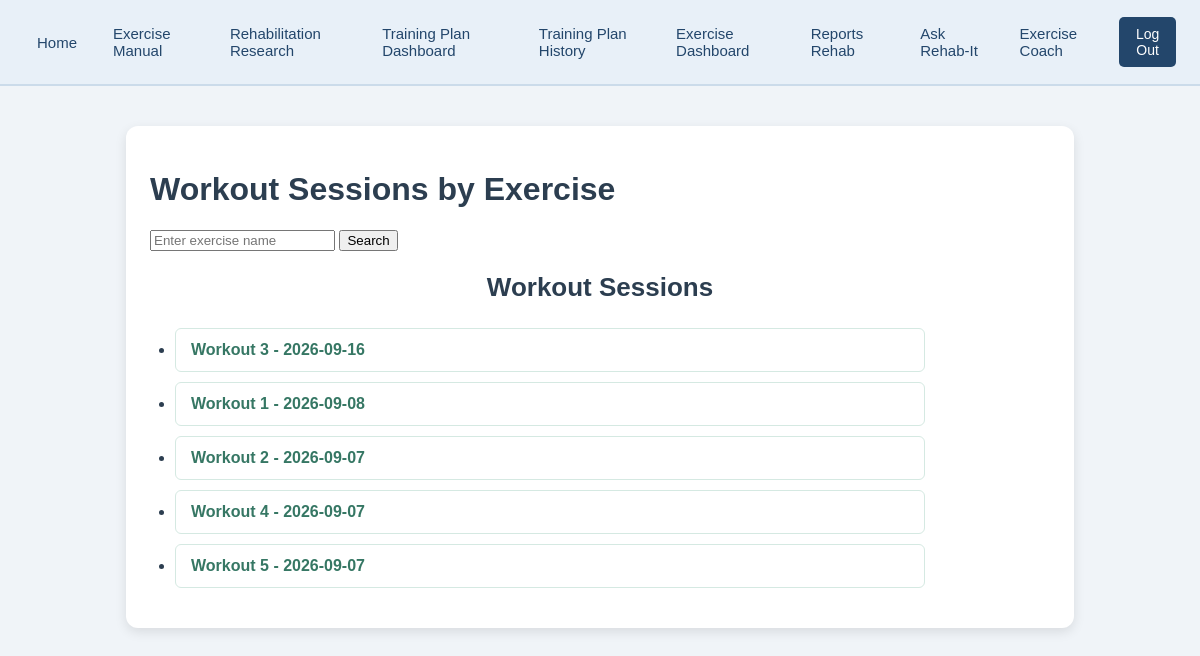
The app's page /workout_sessions/exercise-search/ (signed in) with its own data.
### rehab/models.py (models this page shows)
class WorkoutSession(models.Model):
    workout_session_id = models.AutoField(primary_key=True)
    name = models.CharField(max_length=100, default="")
    date = models.DateField()
    completed = models.BooleanField(default=False)
    exercises = models.ManyToManyField(Exercise)
    def __str__(self):
        return f"{self.name} - {self.date}"
    class Meta:
        ordering = ["-date"]
        constraints = [
            models.UniqueConstraint(
                fields=["name", "date"],
                name="unique_workout_session_date"
            )
        ]

### rehab/views.py (the view)
# urls.py: path("workout_sessions/exercise-search/", workoutSessionExerciseSearch, name="workout_session_exercise_search"),
@login_required
def workoutSessionExerciseSearch(request):
    query = request.GET.get("q", "")
    sessions = WorkoutSession.objects.all()
    if query:
        sessions = sessions.filter(
            exercises__name__icontains=query
        ).distinct()
    context = {
        "sessions": sessions,
        "query": query,
    }
    return render(
        request,
        "rehab/workout_session_exercise_search.html",
        context
    )

### templates/rehab/workout_session_exercise_search.html (shortened to what this page needs)
{% extends "rehab/base.html" %}
{% block rehab_content %}
<h1>Workout Sessions by Exercise</h1>
<form method="GET">
    <input
        type="text"
        name="q"
        value="{{ query }}"
        placeholder="Enter exercise name"
    >
    <button type="submit">Search</button>
</form>
<h2>Workout Sessions</h2>
<ul>
    {% for session in sessions %}
        <li>
            <a href="{% url 'workout_session_detail' session.pk %}">
                {{ session }}
            </a>
        </li>
    {% empty %}
        <li>No workout sessions match that exercise.</li>
    {% endfor %}
</ul>
{% endblock %}

### static/css/style.css (style rules this page uses)
body { font-family: Arial, sans-serif; background-color: #f0f4f8; color: #2c3e50; margin: 0; padding: 0; }
main h2 { text-align: center; margin-bottom: 25px; font-size: 26px; }
ul, ol { padding-left: 25px; max-width: 750px; }
li { background-color: #ffffff; margin-bottom: 10px; padding: 12px 15px; border: 1px solid #d5e9e2; border-radius: 6px; }
li a { color: #367764; text-decoration: none; font-weight: bold; }

### records on screen
WorkoutSession: name+date "Workout 3 - 2026-09-16"
WorkoutSession: name+date "Workout 1 - 2026-09-08"
WorkoutSession: name+date "Workout 2 - 2026-09-07"
WorkoutSession: name+date "Workout 4 - 2026-09-07"
WorkoutSession: name+date "Workout 5 - 2026-09-07"
